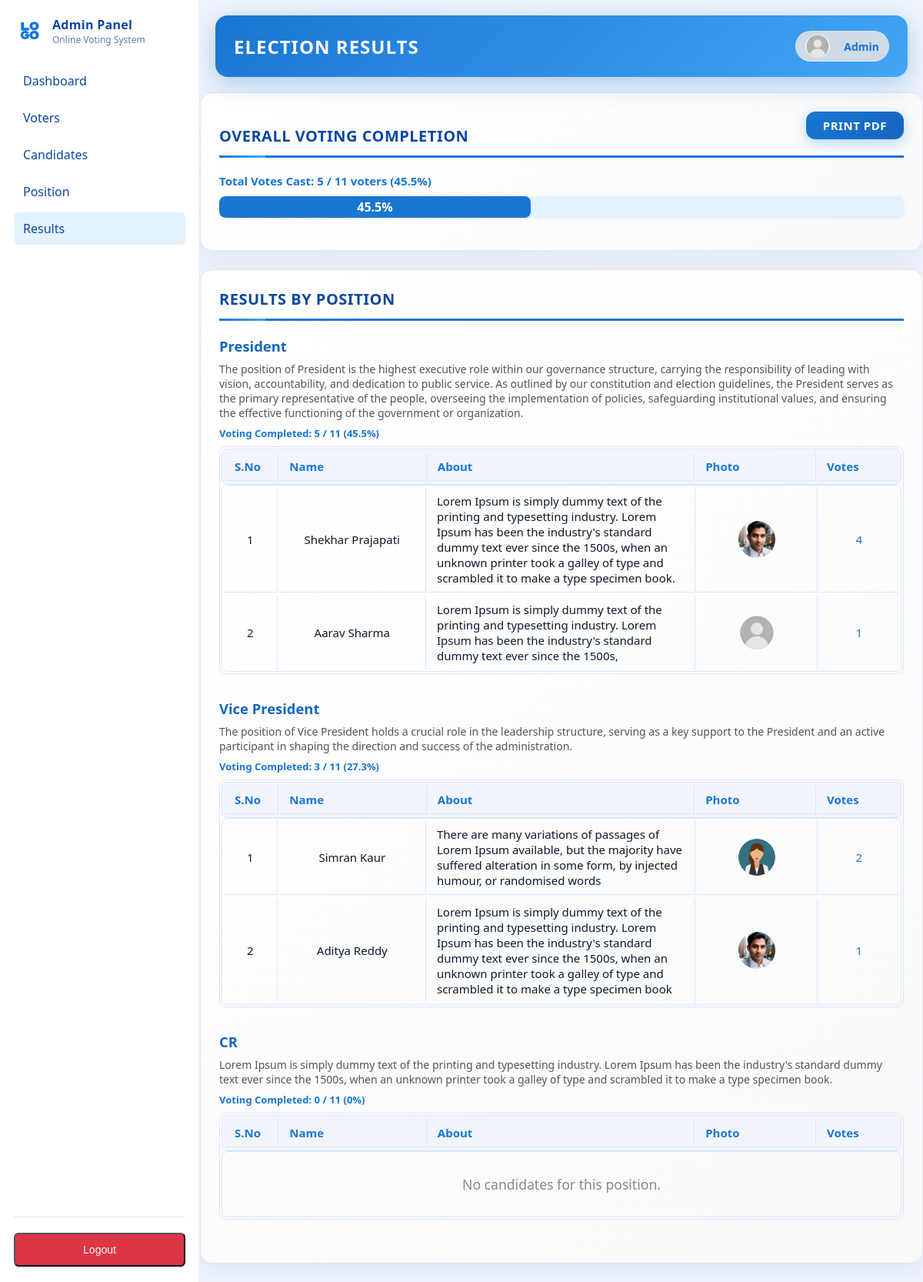
Page /admin/results.php (signed in) on the committed database.
### tables this page shows
CREATE TABLE `positions` (
  `id` int(11) NOT NULL,
  `title` varchar(50) NOT NULL,
  `description` varchar(500) NOT NULL
);

### admin/results.php (the view, shortened to what this page needs)
<?php
    include "../include/conn/conn.php";
?>
<!DOCTYPE html>
<html lang="en">
<head>
    <link rel="stylesheet" href="../include/css/admin.css">
</head>
<body>
    <div class="layout">
        <?php include "./pages/sidebar.php"?>
        <main class="content">
            <header class="topbar">
                <h1 class="title">Election Results</h1>
                <div class="user-badge">
                    <img src="<?php echo "../include/photo/".$_SESSION['user']['photo']; ?>" alt="Profile" style="width:32px;height:30px;border-radius:50%;margin-right:10px;vertical-align:middle;object-fit:cover;">
                    Admin
                </div>
            </header>
            <section class="panel">
                <div style="text-align:right;margin-bottom:18px;">
                    <a href="./pages/print_results_pdf.php" target="_blank" class="btn-primary" style="float:right;padding:8px 22px;font-size:15px;text-decoration:none;">Print PDF</a>
                </div>
                <h2 class="panel-title">Overall Voting Completion</h2>
                <?php
                    $votes_query = "select COUNT(*) as total_votes from votes group by position_id";
                    $votes_result = mysqli_query($conn, $votes_query);
                    $votes_count = 0;
                    if ($votes_result) {
                        $votes_row = mysqli_fetch_assoc($votes_result);
                        $votes_count = $votes_row['total_votes'];
                    }
                    $voters_query = "SELECT COUNT(*) as total_voters FROM voters";
                    $voters_result = mysqli_query($conn, $voters_query);
                    $voters_count = 1;
                    if ($voters_result) {
                        $voters_row = mysqli_fetch_assoc($voters_result);
                        $voters_count = max(1, $voters_row['total_voters']);
                    }
                    $voting_percent = round(($votes_count / $voters_count) * 100, 1);
                ?>
                <div style="margin-bottom:10px;font-size:15px;color:#1976d2;font-weight:600;">Total Votes Cast: <?php echo $votes_count; ?> / <?php echo $voters_count; ?> voters (<?php echo $voting_percent; ?>%)</div>
                <div class="voting-progress-bar" style="margin-bottom:18px;">
                    <div class="voting-progress" style="width: <?php echo $voting_percent; ?>%;">
                        <?php echo $voting_percent; ?>%
                    </div>
                </div>
            </section>
            <section class="panel">
                <h2 class="panel-title">Results by Position</h2>
                <?php
                    $positions_query = "SELECT * FROM positions";
                    $positions_result = mysqli_query($conn, $positions_query);
                    if ($positions_result && mysqli_num_rows($positions_result) > 0) {
                        while ($position = mysqli_fetch_assoc($positions_result)) {
                            $position_id = $position['id'];
                            echo '<div class="table-container" style="margin-bottom:32px;">';
                            echo '<h3 style="color:#1565c0;font-size:1.15rem;margin-bottom:8px;">' . htmlspecialchars($position['title']) . '</h3>';
                            echo '<div style="margin-bottom:8px;color:#555;font-size:14px;">' . htmlspecialchars($position['description']) . '</div>';
                            $votes_pos_query = "SELECT COUNT(*) as votes_cast FROM votes WHERE position_id = $position_id";
                            $votes_pos_result = mysqli_query($conn, $votes_pos_query);
                            $votes_cast = 0;
                            if ($votes_pos_result) {
                                $votes_pos_row = mysqli_fetch_assoc($votes_pos_result);
                                $votes_cast = $votes_pos_row['votes_cast'];
                            }
                            $voters_query = "SELECT COUNT(*) as total_voters FROM voters";
                            $voters_result = mysqli_query($conn, $voters_query);
                            $voters_count = 1;
                            if ($voters_result) {
                                $voters_row = mysqli_fetch_assoc($voters_result);
                                $voters_count = max(1, $voters_row['total_voters']);
                            }
                            $percent = round(($votes_cast / $voters_count) * 100, 1);
                            echo '<div style="margin-bottom:8px;font-size:13px;color:#1976d2;font-weight:600;">Voting Completed: ' . $votes_cast . ' / ' . $voters_count . ' (' . $percent . '%)</div>';
                            $candidates_query = "SELECT c.name, c.photo, c.about, COUNT(v.candidate_id) as vote_count FROM candidates c LEFT JOIN votes v ON c.id = v.candidate_id WHERE c.position_id = $position_id AND c.status = 'approved' GROUP BY c.id ORDER BY vote_count DESC, c.name ASC";
                            $candidates_result = mysqli_query($conn, $candidates_query);
                            echo '<div class="table-container" style="margin-bottom:32px;">';
                            echo '<table class="data-table">';
                            echo '<thead>
                                    <tr>
                                        <th style="width:8%">S.No</th>
                                        <th style="width:22%">Name</th>
                                        <th style="width:40%">About</th>
                                        <th style="width:18%">Photo</th>
                                        <th style="width:12%">Votes</th>
                                        </tr>
                                  </thead>';
                            echo '<tbody>';
                            if ($candidates_result && mysqli_num_rows($candidates_result) > 0) {
                                $sno = 1;
                                while ($candidate = mysqli_fetch_assoc($candidates_result)) {
                                    echo '<tr>';
                                    echo '<td style="text-align:center;width:8%">' . $sno++ . '</td>';
                                    echo '<td style="text-align:center;width:22%">' . htmlspecialchars($candidate['name']) . '</td>';
                                    echo '<td style="width:40%">' . htmlspecialchars($candidate['about']) . '</td>';
                                    echo '<td style="text-align:center;width:18%"><img src="../include/photo/' . htmlspecialchars($candidate['photo']) . '" alt="Photo" style="width:48px;height:48px;border-radius:50%;object-fit:cover;"></td>';
                                    echo '<td class="vote-count" style="text-align:center;width:12%">' . $candidate['vote_count'] . '</td>';
                                    echo '</tr>';
                                }
                            } else {
                                echo '<tr class="no-results"><td colspan="5">No candidates for this position.</td></tr>';
                            }
                            echo '</tbody></table>';
                            echo '</div>';
                        }
                    } else {
                        echo '<div style="text-align:center;">No positions available.</div>';
                    }
                ?>
            </section>
        </main>
    </div>
</body>
</html>

### include/css/admin.css (style rules this page uses)
.data-table thead th:not(:last-child) { border-right: 1.5px solid #dbe7ff; }
.data-table tbody td:not(:last-child) { border-right: 1.5px solid #dbe7ff; }
.title { font-size: 1.5rem; font-weight: 600; color: #fff; display: flex; align-items: center; gap: 10px; }
.user-badge { background: #e3f2fd; color: #1976d2; padding: 7px 18px; border-radius: 20px; font-size: 1rem; font-weight: 500; display: flex; align-items: center; gap: 8px; }
* { margin: 0; padding: 0; box-sizing: border-box; }
body { font-family: 'Segoe UI', Tahoma, Geneva, Verdana, sans-serif; color: #0d1b2a; background: #f2f6fc; overflow-x: hidden; }
.layout { display: grid; grid-template-columns: 260px 1fr; min-height: 100vh; height: 100vh; overflow: hidden; }
.content { background: #eef3fb; margin-left: 260px; height: 100vh; overflow-y: auto; overflow-x: hidden; width: calc(100vw - 260px); box-sizing: border-box; }
.title { font-size: 20px; }
.user-badge { background: #f8f8f8; padding: 6px 12px; border-radius: 20px; font-size: 14px; }
.panel { background: #ffffff; border: 1px solid #dbe7ff; border-radius: 12px; padding: 16px; }
.panel-title { color: #0d47a1; font-size: 16px; margin-bottom: 12px; }
.btn-primary { background: linear-gradient(135deg, #1976d2 0%, #1565c0 100%); color: white; border: none; padding: 16px 32px; border-radius: 12px; font-size: 16px; font-weight: 600; cursor: pointer; transition: all 0.3s ease; box-shadow: 0 4px 16px rgba(25, 118, 210, 0.3); text-transform: uppercase; letter-spacing: 0.5px; }
.panel { background: linear-gradient(135deg, #ffffff 0%, #f8f9fa 100%); border: 1px solid #e3e6f0; border-radius: 16px; padding: 24px; margin-bottom: 24px; box-shadow: 0 8px 32px rgba(13, 71, 161, 0.08); transition: all 0.3s ease; }
.panel-title { color: #0d47a1; font-size: 20px; margin-bottom: 20px; font-weight: 700; text-transform: uppercase; letter-spacing: 0.5px; border-bottom: 3px solid #1976d2; padding-bottom: 12px; position: relative; }
.panel-title::before { content: ''; position: absolute; bottom: -3px; left: 0; width: 60px; height: 3px; background: linear-gradient(90deg, #1976d2 0%, #42a5f5 100%); border-radius: 2px; }
.topbar { background: linear-gradient(135deg, #1976d2 0%, #42a5f5 100%); color: #fff; padding: 20px 24px; margin: 20px; border-radius: 16px; display: flex; align-items: center; justify-content: space-between; position: sticky; box-shadow: 0 8px 32px rgba(25, 118, 210, 0.3); }
.title { font-size: 24px; font-weight: 700; text-transform: uppercase; letter-spacing: 1px; }
.user-badge { background: rgba(235, 229, 229, 0.844); backdrop-filter: blur(10px); padding: 4px 12px; border-radius: 25px; font-size: 14px; font-weight: 600; border: 1px solid rgba(255, 255, 255, 0.3); }
.data-table { width: 100% !important; table-layout: fixed; min-height: auto; overflow-y: auto; border: 1.5px solid #dbe7ff; border-radius: 8px; font-size: 15px; }
.data-table thead, .data-table tbody { display: table; width: 100%; table-layout: fixed; }
.data-table tbody { display: block; overflow-y: auto; }
.data-table tr { display: table; width: 100%; table-layout: fixed; }
.data-table th, .data-table td { padding-top: 8px; padding-bottom: 8px; padding-left: 12px; padding-right: 12px; border-bottom: 1px solid #dbe7ff; font-weight: 500; }
.data-table th { background: #f2f6fc; color: #1976d2; font-size: 15px; font-weight: 600; text-align: left; }
.data-table tr { height: 32px; }
.data-table tr:last-child td { border-bottom: none; }
.data-table td img { width: 40px; height: 40px; border-radius: 50%; object-fit: cover; }
.data-table, .data-table thead, .data-table tbody { border: 1.5px solid #dbe7ff; border-radius: 8px; }
.data-table thead { background: #f2f6fc; }
.data-table tbody { min-height: auto; }
.data-table tr.no-results td { height: 80px; text-align: center; vertical-align: middle; color: #888; font-size: 1.1rem; }

### admin/results.php (style rules this page uses)
.vote-count { font-weight: 700; color: #1976d2; }
.voting-progress-bar { background: #e3f2fd; border-radius: 8px; overflow: hidden; height: 28px; box-shadow: 0 1px 4px rgba(25,118,210,0.07); margin-top: 6px; margin-bottom: 18px; width: 100%; }
.voting-progress { background: #1976d2; color: #fff; font-weight: 600; height: 100%; border-radius: 8px; display: flex; align-items: center; justify-content: center; transition: width 0.4s; font-size: 16px; }

### rows in the picture
positions: title "President", description "The position of President is the highest executive role within our governance structure, carrying the responsibility of leading with vision, accountability, and dedication to public service. As outlined by our constitution and election guidelines, the President serves as the primary representative of the people, overseeing the implementation of policies, safeguarding institutional values, and ensuring the effective functioning of the government or organization.", votes_cast "5", voters_count "11", percent "45.5", name "Shekhar Prajapati", about "Lorem Ipsum is simply dummy text of the printing and typesetting industry. Lorem Ipsum has been the industry's standard dummy text ever since the 1500s, when an unknown printer took a galley of type and scrambled it to make a type specimen book.", vote_count "4", name "Aarav Sharma", about "Lorem Ipsum is simply dummy text of the printing and typesetting industry. Lorem Ipsum has been the industry's standard dummy text ever since the 1500s,", vote_count "1"
positions: title "Vice President", description "The position of Vice President holds a crucial role in the leadership structure, serving as a key support to the President and an active participant in shaping the direction and success of the administration.", votes_cast "3", voters_count "11", percent "27.3", name "Simran Kaur", about "There are many variations of passages of Lorem Ipsum available, but the majority have suffered alteration in some form, by injected humour, or randomised words", vote_count "2", name "Aditya Reddy", about "Lorem Ipsum is simply dummy text of the printing and typesetting industry. Lorem Ipsum has been the industry's standard dummy text ever since the 1500s, when an unknown printer took a galley of type and scrambled it to make a type specimen book", vote_count "1"
positions: title "CR", description "Lorem Ipsum is simply dummy text of the printing and typesetting industry. Lorem Ipsum has been the industry's standard dummy text ever since the 1500s, when an unknown printer took a galley of type and scrambled it to make a type specimen book.", votes_cast "0", voters_count "11", percent "0", shows "No candidates for this position."

### other values in the picture
$votes_count "5"
$voters_count "11"
$voting_percent "45.5"
